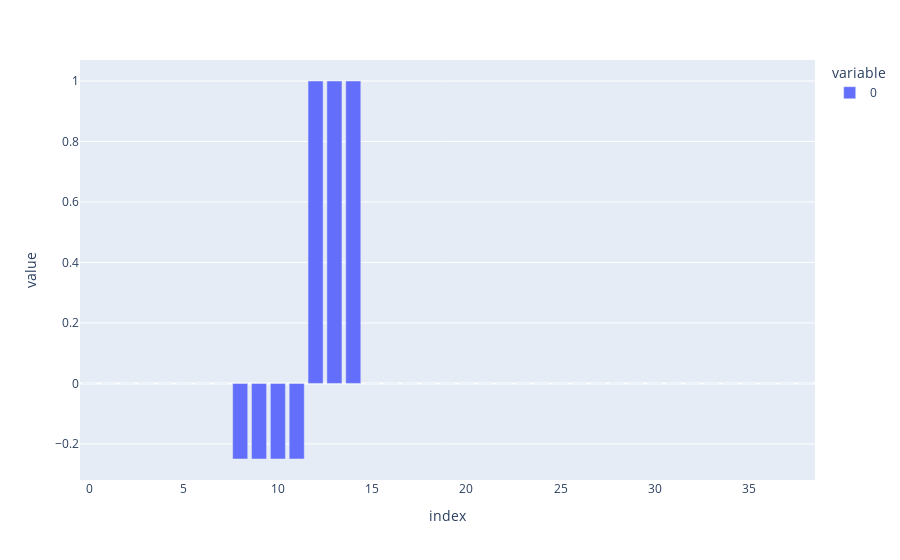

Notebook source saved alongside this figure:
### Code cell
n=4
k_loc=2
prep_noise = 1e-1
basisH = KLocalPauliBasis(k_loc,n,False)
c_original = np.zeros(basisH.size)
c_original[basisH.pauli_to_num("XX"+"I"*(n-2)):basisH.pauli_to_num("I"*(n-2)+"XX")+1]=1
c_original[basisH.pauli_to_num("Z"+"I"*(n-1)):basisH.pauli_to_num("I"*(n-1)+"Z")+1]=-1/4
state = simple_purify_hamiltonian(basisH.vector_to_pauli_op(c_original),noise = 0)
px.bar(c_original)

### Figure 1 — Plotly figure (JSON) as saved in the notebook; plotly's stock layout.template omitted (floating-point values rounded to 4 significant figures)
{"data": [{"alignmentgroup": "True", "hovertemplate": "variable=0<br>index=%{x}<br>value=%{y}<extra></extra>", "legendgroup": "0", "marker": {"color": "#636efa", "pattern": {"shape": ""}}, "name": "0", "offsetgroup": "0", "orientation": "v", "showlegend": true, "textposition": "auto", "type": "bar", "x": [0, 1, 2, 3, 4, 5, 6, 7, 8, 9, 10, 11, 12, 13, 14, 15, 16, 17, 18, 19, 20, 21, 22, 23, 24, 25, 26, 27, 28, 29, 30, 31, 32, 33, 34, 35, 36, 37, 38], "xaxis": "x", "y": [0, 0, 0, 0, 0, 0, 0, 0, -0.25, -0.25, -0.25, -0.25, 1, 1, 1, 0, 0, 0, 0, 0, 0, 0, 0, 0, 0, 0, 0, 0, 0, 0, 0, 0, 0, 0, 0, 0, 0, 0, 0], "yaxis": "y"}], "layout": {"barmode": "relative", "legend": {"title": {"text": "variable"}, "tracegroupgap": 0}, "margin": {"t": 60}, "xaxis": {"anchor": "y", "domain": [0, 1], "title": {"text": "index"}}, "yaxis": {"anchor": "x", "domain": [0, 1], "title": {"text": "value"}}}}
